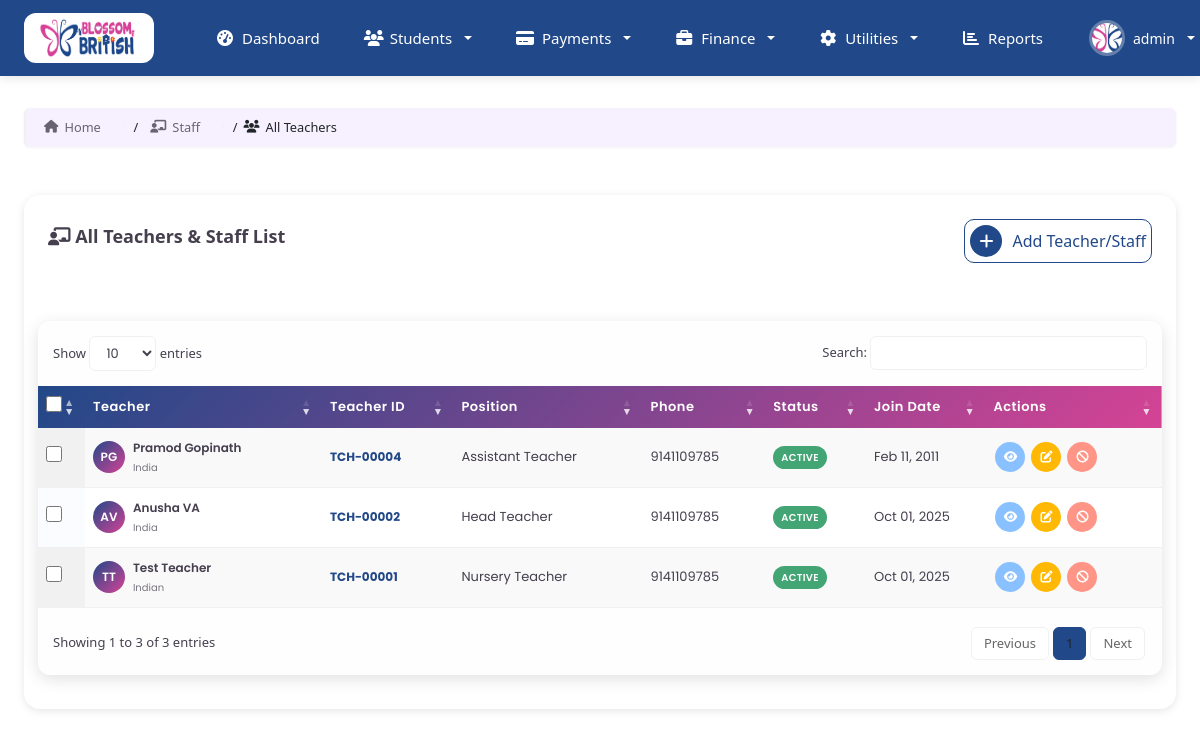
The page /utils/teachers/ (signed in) on the database as committed earlier.
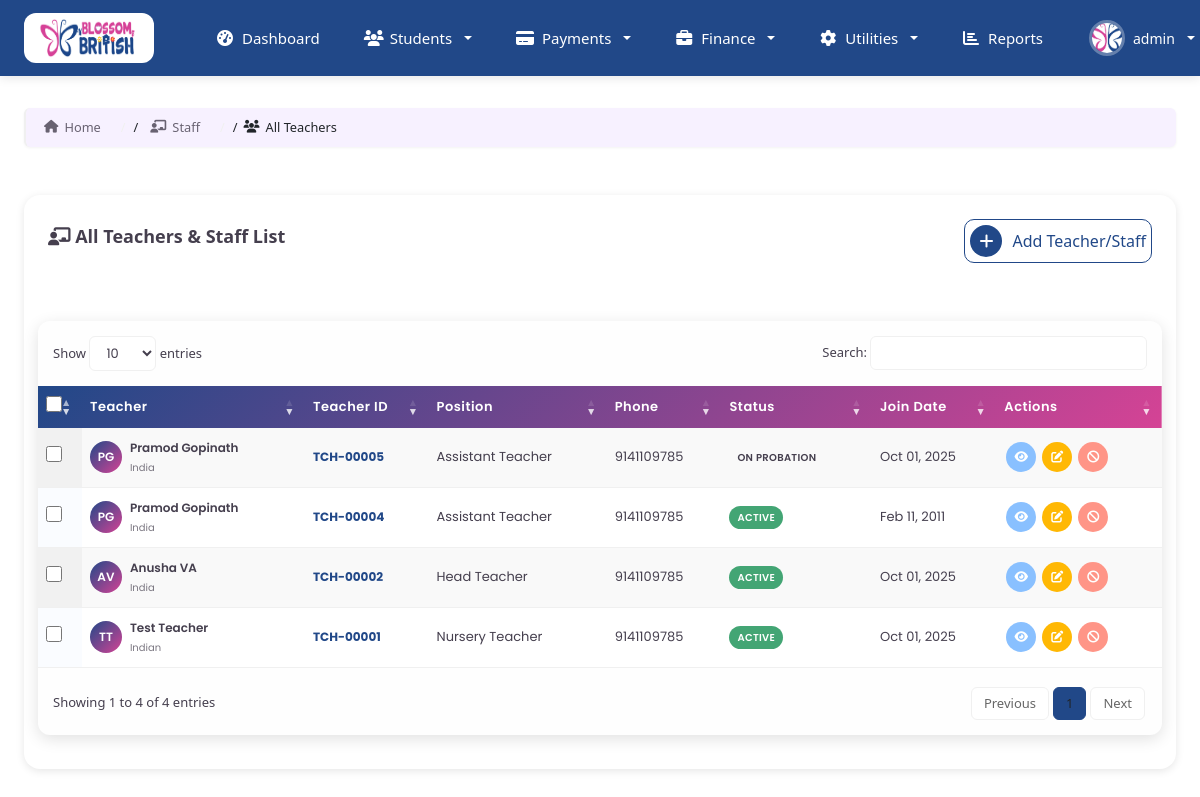
The same page on the database as committed later.
### utils/models.py (models this page shows, shortened)
class Teacher(models.Model):
    POSITION_CHOICES = [
        ('nursery_teacher', 'Nursery Teacher'),
        ('assistant_teacher', 'Assistant Teacher'),
        ('head_teacher', 'Head Teacher'),
        ('manager', 'Manager'),
        ('admin_staff', 'Administrative Staff'),
        ('support_staff', 'Support Staff'),
    ]
    STATUS_CHOICES = [
        ('active', 'Active'),
        ('on_probation', 'On Probation'),
        ('on_leave', 'On Leave'),
        ('resigned', 'Resigned'),
        ('terminated', 'Terminated'),
    ]
    GENDER_CHOICES = [
        ('male', 'Male'),
        ('female', 'Female'),
        ('other', 'Other'),
    ]
    teacher_id = models.CharField(max_length=20, unique=True, editable=False)
    first_name = models.CharField(max_length=100)
    last_name = models.CharField(max_length=100)
    full_name = models.CharField(max_length=200, blank=True)
    gender = models.CharField(max_length=10, choices=GENDER_CHOICES)
    date_of_birth = models.DateField(null=True, blank=True)
    nationality = models.CharField(max_length=100)
    religion = models.CharField(max_length=100, blank=True)
    emirates_id = models.CharField(max_length=20, blank=True, unique=True, null=True)
    passport_number = models.CharField(max_length=50, blank=True)
    email = models.EmailField(unique=True)
    phone_number = models.CharField(max_length=20)
    alternative_phone = models.CharField(max_length=20, blank=True)
    full_address = models.TextField()
    city = models.CharField(max_length=100)
    po_box = models.CharField(max_length=20, blank=True)
    position = models.CharField(max_length=50, choices=POSITION_CHOICES)
    start_date = models.DateField()
    end_date = models.DateField(null=True, blank=True)
    reporting_to = models.CharField(max_length=100, default='Nursery Manager')
    work_location = models.CharField(max_length=200, default='Blossom British Kids Center, Al Jurf, Ajman')
    working_hours_start = models.TimeField(default='08:00')
    working_hours_end = models.TimeField(default='17:00')
    working_days = models.CharField(max_length=100, default='Monday to Saturday')
    basic_salary = models.DecimalField(max_digits=10, decimal_places=2, validators=[MinValueValidator(0)])
    accommodation_allowance = models.DecimalField(max_digits=10, decimal_places=2, default=0, validators=[MinValueValidator(0)])
    transportation_allowance = models.DecimalField(max_digits=10, decimal_places=2, default=0, validators=[MinValueValidator(0)])
    total_salary = models.DecimalField(max_digits=10, decimal_places=2, editable=False)
    probation_period_months = models.IntegerField(default=6, validators=[MinValueValidator(1), MaxValueValidator(12)])
    annual_leave_days = models.IntegerField(default=30)
    highest_qualification = models.CharField(max_length=200)
    years_of_experience = models.IntegerField(validators=[MinValueValidator(0)])
    certifications = models.TextField(blank=True, help_text="List all relevant certifications")
    languages_spoken = models.CharField(max_length=200, blank=True)
    photo = models.ImageField(upload_to='teacher_photos/', blank=True, null=True)
    cv_document = models.FileField(upload_to='teacher_documents/cv/', blank=True, null=True)
    qualification_certificates = models.FileField(upload_to='teacher_documents/certificates/', blank=True, null=True)
    emirates_id_copy = models.FileField(upload_to='teacher_documents/emirates_id/', blank=True, null=True)
    passport_copy = models.FileField(upload_to='teacher_documents/passport/', blank=True, null=True)
    emergency_contact_name = models.CharField(max_length=100)
    emergency_contact_relationship = models.CharField(max_length=50)
    emergency_contact_phone = models.CharField(max_length=20)
    reference_1_name = models.CharField(max_length=100, blank=True)
    reference_1_contact = models.CharField(max_length=100, blank=True)
    reference_2_name = models.CharField(max_length=100, blank=True)
    reference_2_contact = models.CharField(max_length=100, blank=True)
    status = models.CharField(max_length=20, choices=STATUS_CHOICES, default='on_probation')
    is_active = models.BooleanField(default=True)
    offer_accepted = models.BooleanField(default=True)
    offer_acceptance_date = models.DateField(null=True, blank=True)
    contract_signed = models.BooleanField(default=False)
    contract_signed_date = models.DateField(null=True, blank=True)
    notes = models.TextField(blank=True)
    created_at = models.DateTimeField(auto_now_add=True)
    updated_at = models.DateTimeField(auto_now=True)
    class Meta:
        ordering = ['-created_at']
        verbose_name = 'Teacher/Staff'
        verbose_name_plural = 'Teachers/Staff'

### home/decorators.py (the view)
    def wrapper_func(request, *args, **kwargs):
        if request.user.is_authenticated:
            return view_func(request,*args,**kwargs)
        else:
            messages.info(request,"You are not logged in please login to continue")
            return redirect("signin")

### home/context_processors.py (called while the page is built)
def user_context(request):
    if isinstance(request.user, AnonymousUser):
        return {}
    return {
        'user_full_name': f"{request.user.first_name} {request.user.last_name}".strip(),
        'user_initials': f"{request.user.first_name[:1]}{request.user.last_name[:1]}".upper() if request.user.first_name and request.user.last_name else request.user.username[:2].upper(),
        'user_role_display': request.user.role.title() if hasattr(request.user, 'role') else 'User',
    }

### utils/views.py (called while the page is built, shortened)
@unauthenticated_user
def teacher_list(request):
    teachers = Teacher.objects.all()
    search_query = request.GET.get('search', '')
    context = {
        'teachers': teachers,
        'search_query': search_query
    }
    return render(request, 'teachers/teacher_list.html', context)

### templates/teachers/teacher_list.html (shortened to what the changed rows need)
{% extends 'auth_templates/index.html' %}
{% load static %}
{% block content %}
<div class="students-container">
    <div class="dashboard-card-1">
        <div class="card-content">
            <div class="table-responsive-1">
                <table id="teachersTable" class="display">
                    <thead>
                        <tr>
                            <th><input type="checkbox" id="selectAll"></th>
                            <th>Teacher</th>
                            <th>Teacher ID</th>
                            <th>Position</th>
                            <th>Phone</th>
                            <th>Status</th>
                            <th>Join Date</th>
                            <th>Actions</th>
                        </tr>
                    </thead>
                    <tbody>
                        {% for teacher in teachers %}
                        <tr>
                            <td><input type="checkbox" class="teacher-checkbox" value="{{ teacher.pk }}"></td>
                            <td>
                                <div style="display: flex; align-items: center; gap: 8px;">
                                    <div class="avatar">
                                        {{ teacher.first_name|first }}{{ teacher.last_name|first }}
                                    </div>
                                    <div>
                                        <strong style="font-weight: 600; color: var(--e-global-color-text); font-size: 12px;">
                                            {{ teacher.full_name }}</strong>
                                        <br><small style="color: var(--e-global-color-text); opacity: 0.7; font-size: 10px;">
                                            {{ teacher.nationality }}</small>
                                    </div>
                                </div>
                            </td>
                            <td><strong style="color: var(--e-global-color-primary); font-size: 12px;">
                                {{ teacher.teacher_id }}</strong></td>
                            <td style="color: var(--e-global-color-text); font-size: 12px;">
                                {{ teacher.get_position_display }}</td>
                            <td style="color: var(--e-global-color-text); font-size: 12px;">
                                {{ teacher.phone_number }}</td>
                            <td>
                                <span class="status-badge status-{{ teacher.status }}">
                                    {{ teacher.get_status_display }}
                                </span>
                            </td>
                            <td style="color: var(--e-global-color-text); font-size: 12px;">
                                {{ teacher.start_date|date:"M d, Y" }}</td>
                            <td>
                                <div style="display: flex; align-items: center; gap: 2px;">
                                    <a href="{% url 'teacher_detail' teacher.pk %}" title="View">
                                        <i class="fas fa-eye"></i>
                                    </a>
                                    <a href="{% url 'teacher_update' teacher.pk %}" title="Edit">
                                        <i class="fas fa-edit"></i>
                                    </a>
                                    {% if teacher.is_active %}
                                    <a href="{% url 'disable_teacher' teacher.pk %}" title="Disable">
                                        <i class="fas fa-ban"></i>
                                    </a>
                                    {% else %}
                                    <a href="{% url 'enable_teacher' teacher.pk %}" title="Enable">
                                        <i class="fas fa-check"></i>
                                    </a>
                                    {% endif %}
                                </div>
                            </td>
                        </tr>
                        {% endfor %}
                    </tbody>
                </table>
            </div>
        </div>
    </div>
</div>
<link rel="stylesheet" href="{% static 'css/jquery.dataTables.min.css' %}">
{% endblock %}

Rows that differ between the two databases and show on the page:
added Teacher: first_name|first "P", last_name|first "G", full_name "Pramod Gopinath", nationality "India", teacher_id "TCH-00005", position "Assistant Teacher", phone_number "9141109785", status "ON PROBATION", start_date "Oct 01, 2025", is_active True (drawn)
Other text that changed with them:
text written by a page script: "Show entries Search: Showing 1 to 3 of 3 entries Previous 1 Next" → "Show entries Search: Showing 1 to 4 of 4 entries Previous 1 Next"
